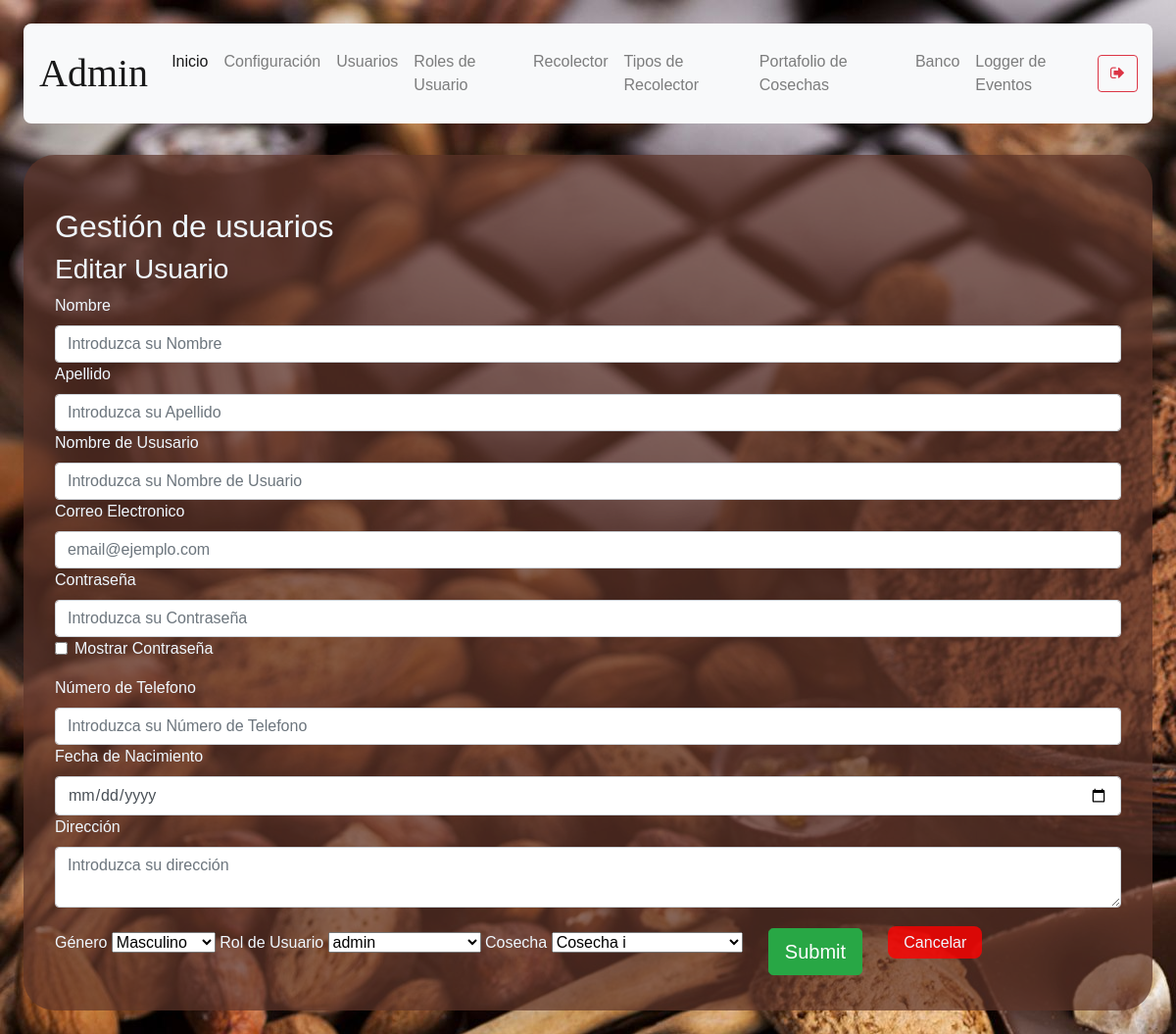
Page /user-management/edit-user/9 (signed in) on the earlier database version.
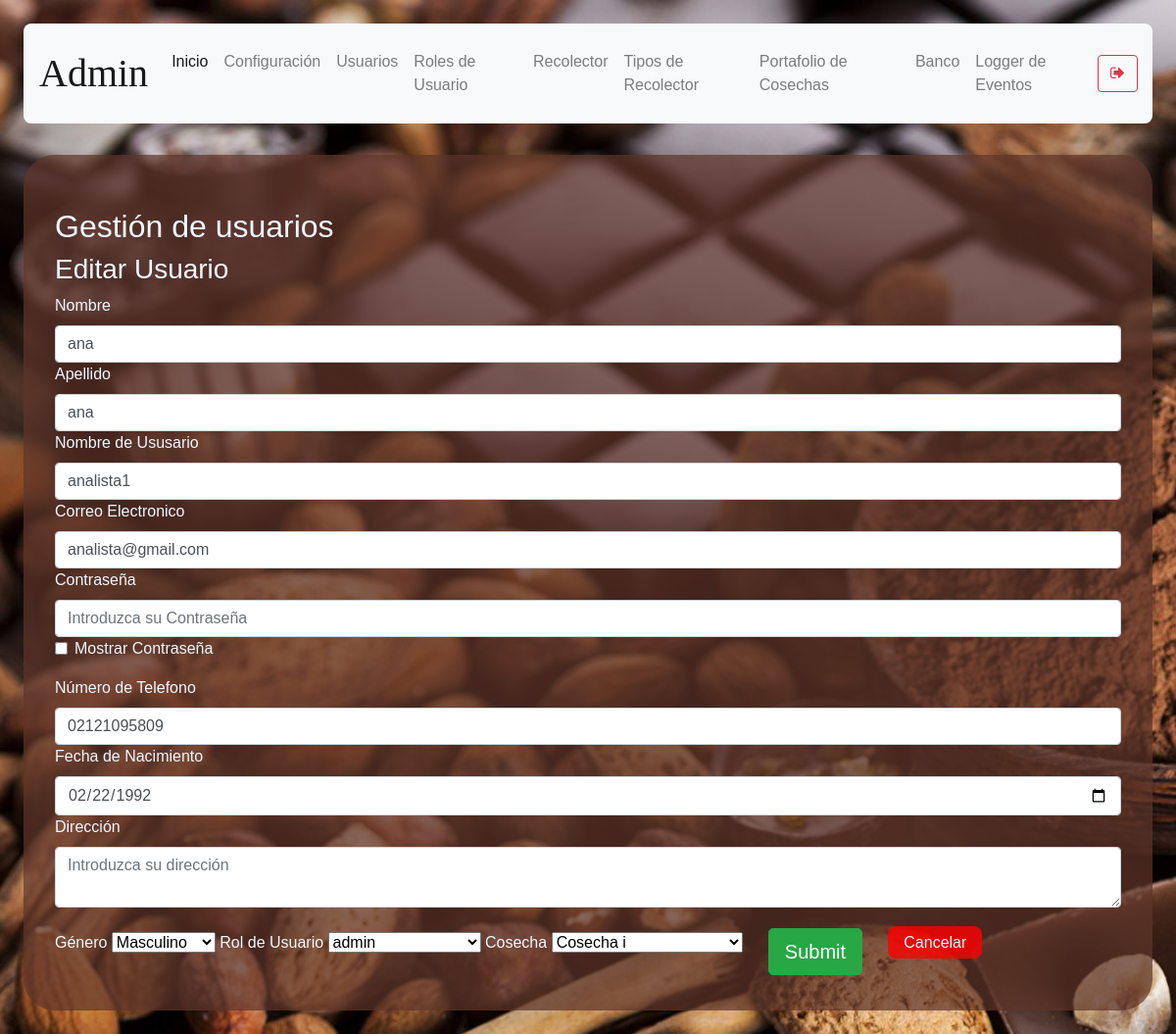
Same page on the later database version.
### models/user.py (models this page shows, shortened)
class User(db.Model) :
    __tablename__ = "user"
    id = db.Column(db.Integer, primary_key = True)
    name = db.Column(db.String(100), nullable = False)
    last_name = db.Column(db.String(100), nullable = False)
    username = db.Column(db.String(100), unique = True, nullable = False)
    email = db.Column(db.String(100), nullable = True)
    password = db.Column(db.String(100), nullable = False)
    gender = db.Column(db.String(10), nullable = False)
    date_of_birth = db.Column(db.String(10), nullable = False)
    phone = db.Column(db.String(20), nullable = True)
    address = db.Column(db.String(150), nullable = True)
    user_rol_id = db.Column(db.Integer, db.ForeignKey('user_rol.id'))
    F_Harvest = db.Column(db.Integer, db.ForeignKey('harvest.id'))
    def get_user_rol_by_username( self, username ):
        user_rol_id = User.query.filter_by(username = username).first().user_rol_id
        user_rol = User_rol.query.get(user_rol_id).description
        return user_rol

### routes/user.py (the view)
@user.route('/user-management/edit-user/<id>')
def edit_user(id):
    if( not verify_permissions(session, User) ):
        return redirect(url_for('auth.index'))
    user = User.query.get(id)
    rols = User_rol.query.all()
    harvests = Harvest.query.all()
    return render_template("user-management-edit-user.html", user = user, \
        rols=rols, harvests=harvests)

### utils/functions.py (called while the page is built)
def verify_permissions(session, User, allowed=['admin']):
    return 'username' in session and \
    ( allowed == 'all' or User.get_user_rol_by_username(User, session['username']) in allowed)

### templates/user-management-edit-user.html (shortened to what this page needs)
{% extends "base.html" %}
{% block content %}
    <h2>Gestión de usuarios</h2>
    <section class="h-100">
                  <h3>Editar Usuario</h3>
                  <form method="POST" id="edit-user" action="/user-management/edit-user/save">
                      <label>Nombre</label>
                      <input class="form-control" type="text" name="name" placeholder="Introduzca su Nombre" value="{{ user.name }}" required/>
                      <label>Apellido</label>
                      <input class="form-control" type="text" name="last_name" placeholder="Introduzca su Apellido" value="{{ user.last_name }}" required/>
                      <label>Nombre de Ususario</label>
                      <input class="form-control" type="text" name="username" placeholder="Introduzca su Nombre de Usuario" value="{{ user.username }}"  required/>
                      <label>Correo Electronico</label>
                      <input class="form-control" type="email" name="email" placeholder="email@ejemplo.com" value="{{ user.email }}"  required/>
                      <label>Contraseña</label>
                      <input id="edit-password" class="form-control" type="password" name="password" placeholder="Introduzca su Contraseña" />
                      <div class="form-group form-check">
                        <input type="checkbox" class="form-check-input" id="exampleCheck1" onclick="unmaskPassword('edit-password')">
                        <label class="form-check-label" for="exampleCheck1">Mostrar Contraseña</label>
                      </div>
                      <label>Número de Telefono</label>
                      <input class="form-control" type="text" name="phone" placeholder="Introduzca su Número de Telefono" value="{{ user.phone }}"  required/>
                      <label>Fecha de Nacimiento</label>
                      <input class="form-control" type="date" name="date_of_birth" value="{{ user.date_of_birth }}"  required/>
                      <label>Dirección</label>
                      <textarea class="form-control" name="address" placeholder="Introduzca su dirección" >{{ user.address }}</textarea>
                      <label>Género</label>
                        <select class="form-select" name="gender" form="edit-user">
                            <option value="Masculino">Masculino</option>
                        </select>
                        <label>Rol de Usuario</label>
                        <select class="form-select" name="user_rol" form="edit-user">
                            {% for rol in rols %}
                            <option value="{{ rol.description }}">{{ rol.description }}</option>
                            {% endfor %}
                        </select>
                        <label>Cosecha</label>
                        <select class="form-select" name ="harvest_id" form="edit-user">
                            {% for harvest in harvests %}
                            <option value="{{ harvest.id }}">{{ harvest.description }}</option>
                            {% endfor %}
                        </select>
                    <button type="submit" class="btn btn-success btn-lg mb-1">Submit</button>
                    <a class="abord" href="/user-management">Cancelar</a>
                  </form>
{% endblock %}

Differences in the rows shown:
added User: name "ana", last_name "ana", username "analista1", email "analista@gmail.com", phone "02121095809", date_of_birth "02/22/1992"
